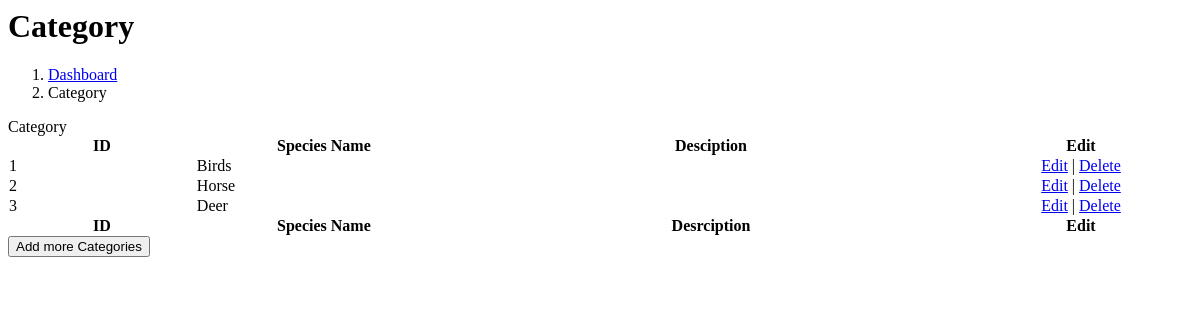
Page /admin/admin_category.php on the earlier database version.
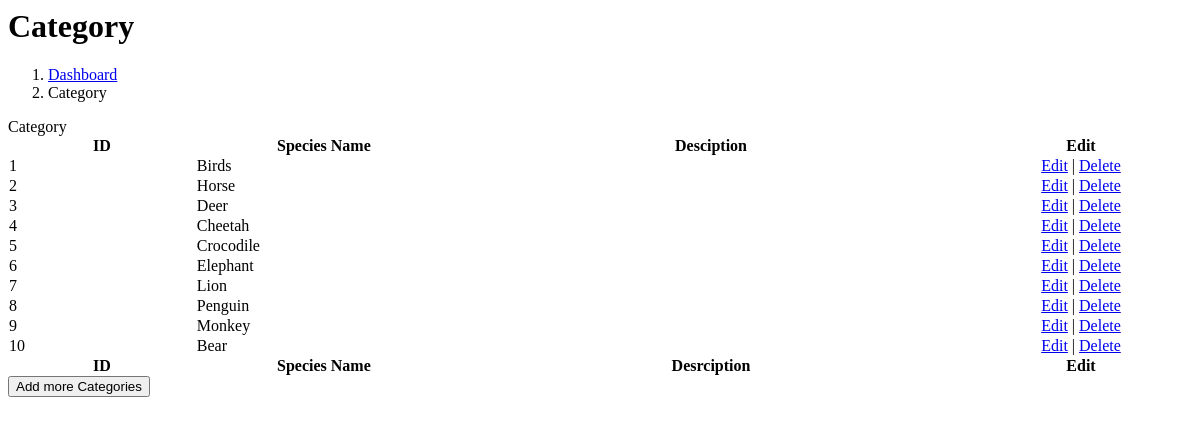
Same page on the later database version.
### tables this page shows
CREATE TABLE `db_category` (
  `id` int(11) NOT NULL,
  `species_name` varchar(250) NOT NULL,
  `description` varchar(250) NOT NULL
);

### admin/admin_category.php (the view, shortened to what this page needs)
<?php
require_once 'connect.php';
$result = mysqli_query($con,'select * from db_category');
 ?>
<h1 class="mt-4">Category</h1>
<ol class="breadcrumb mb-4">
<li class="breadcrumb-item"><a href="index.php">Dashboard</a></li>
<li class="breadcrumb-item active">Category</li>
</ol>
  <div class="card mb-4">
<div class="card-header">
<i class="fas fa-table mr-1"></i> Category </div>
<div class="card-body">
            <div class="table-responsive">
            <div id="dataTable_wrapper" class="dataTables_wrapper dt-bootstrap4">
<div class="row">
    <div class="col-sm-12">
<table class="table table-bordered dataTable" id="dataTable" role="grid" aria-describedby="dataTable_info" style="width: 100%;" width="100%" cellspacing="0">
<thead>
<tr role="row">
    <th class="sorting_asc" tabindex="0" aria-controls="dataTable" rowspan="1" colspan="1" style="width: 100.467px;" aria-sort="ascending" aria-label="Name: activate to sort column descending">ID</th>
    <th class="sorting" tabindex="0" aria-controls="dataTable" rowspan="1" colspan="1" style="width: 137.733px;" aria-label="Position: activate to sort column ascending">Species Name</th>
    <th class="sorting" tabindex="0" aria-controls="dataTable" rowspan="1" colspan="1" style="width: 280.55px;" aria-label="Start date: activate to sort column ascending">Desciption</th>
    <th class="sorting" tabindex="0" aria-controls="dataTable" rowspan="1" colspan="1" style="width: 119.067px;" aria-label="Salary: activate to sort column ascending">Edit</th>
</tr>
</thead>
<tfoot>
<tr><th rowspan="1" colspan="1">ID</th>
    <th rowspan="1" colspan="1">Species Name</th>
    <th rowspan="1" colspan="1">Desrciption</th>
    <th rowspan="1" colspan="1">Edit</th>
</tr>
</tfoot>
    <tbody>
<?php
$odd = 'odd';
$even = 'even';
while ($cate = mysqli_fetch_array($result)) {
    $i = 0;
    $even_odd = ($i/2==0) ? $odd : $even;
    ?>
            <tr role="row" class="<?= $even_odd ?>">
                <td><?= $cate['id'] ?></td>
                <td><?= $cate['species_name'] ?></td>
                <td><?= $cate['description'] ?></td>
                <td align="center"><a href="index.php?page=admin_category_edit&id=<?= $cate['id']; ?>">Edit</a> |
                <a onclick="return confirm('Are you really want to delete it??')" href="index.php?page=admin_category&id=<?= $cate['id']?>&action=deleteCate">Delete</a>
                </td>
            </tr>
    <?php } ?>
</tbody>
</table>
</div>
</div>
    </div>
    </div>
    	<div>
    		<button onclick="showAdd()" class="btn btn-primary">Add more Categories</button>
    	</div>
    </div>
</div>

Differences in the rows shown:
added db_category: id "4", species_name "Cheetah"
added db_category: id "5", species_name "Crocodile"
added db_category: id "6", species_name "Elephant"
added db_category: id "7", species_name "Lion"
added db_category: id "8", species_name "Penguin"
added db_category: id "9", species_name "Monkey"
added db_category: id "10", species_name "Bear"
